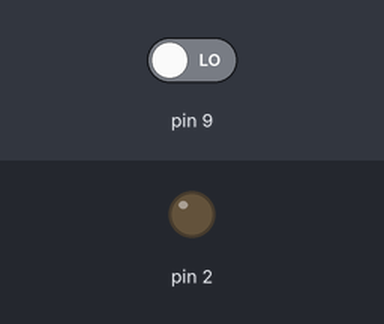
The program below on a simulated Arduino Uno, built with avr-gcc and run on an emulated ATmega328P. Parts: output pins drawn as LEDs (lit = HIGH). Dashed ring = blinking. Inputs (shaded band) come from the test bench; at power-on: pin 9 LOW.

Above: at 1.2 s.
1.3 s: pin 9 driven HIGH
At 2.1 s:
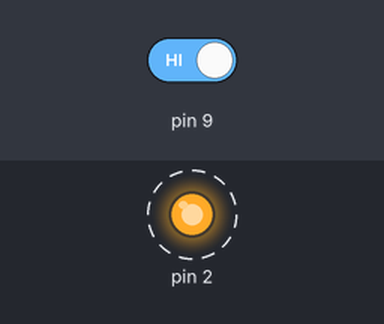
4.3 s: pin 9 driven LOW
Timing chart, 0 to 7.3 s (numbered marks = the images above; inputs shaded):
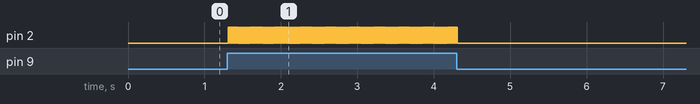

Measured:
- after the input at 1.3 s, pin 2: alternates HIGH for 0.01 s and LOW for 0.01 s, starting at once
- after the input at 4.3 s, pin 2: goes on until 4.3 s, then stays LOW

The program:

main.cpp
```cpp
#include "Arduino.h"

bool prevState = false;

void setup() {
	Serial.begin(9600);

	pinMode(9, INPUT);
	pinMode(2, OUTPUT);
}

void loop() {
	digitalWrite(2, prevState ? HIGH : LOW);

	if (digitalRead(9) == 1) {
		prevState = !prevState;
	}

	delay(10);
}
```
